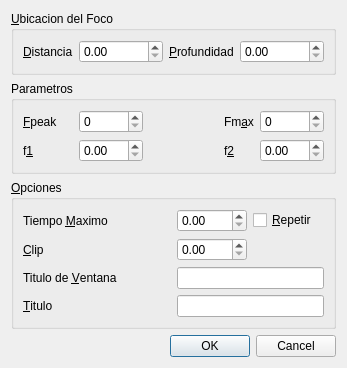
<ui version="4.0" >
 <class>SimulParams</class>
 <widget class="QDialog" name="SimulParams" >
  <property name="geometry" >
   <rect>
    <x>0</x>
    <y>0</y>
    <width>261</width>
    <height>327</height>
   </rect>
  </property>
  <property name="windowTitle" >
   <string>Parametros de Simulacion</string>
  </property>
  <layout class="QVBoxLayout" name="verticalLayout" >
   <item>
    <widget class="QGroupBox" name="groupBox" >
     <property name="title" >
      <string>&amp;Ubicacion del Foco</string>
     </property>
     <layout class="QGridLayout" name="gridLayout_2" >
      <item row="0" column="0" >
       <widget class="QLabel" name="label_5" >
        <property name="text" >
         <string>&amp;Distancia</string>
        </property>
        <property name="buddy" >
         <cstring>sbDistance</cstring>
        </property>
       </widget>
      </item>
      <item row="0" column="1" >
       <widget class="QDoubleSpinBox" name="sbDistance" >
        <property name="maximum" >
         <double>999999.989999999990687</double>
        </property>
        <property name="singleStep" >
         <double>10.000000000000000</double>
        </property>
       </widget>
      </item>
      <item row="0" column="3" >
       <widget class="QLabel" name="label_6" >
        <property name="text" >
         <string>&amp;Profundidad</string>
        </property>
        <property name="buddy" >
         <cstring>sbDepth</cstring>
        </property>
       </widget>
      </item>
      <item row="0" column="4" >
       <widget class="QDoubleSpinBox" name="sbDepth" >
        <property name="maximum" >
         <double>999999.989999999990687</double>
        </property>
        <property name="singleStep" >
         <double>10.000000000000000</double>
        </property>
       </widget>
      </item>
      <item row="0" column="2" >
       <spacer name="horizontalSpacer" >
        <property name="orientation" >
         <enum>Qt::Horizontal</enum>
        </property>
        <property name="sizeHint" stdset="0" >
         <size>
          <width>40</width>
          <height>20</height>
         </size>
        </property>
       </spacer>
      </item>
     </layout>
    </widget>
   </item>
   <item>
    <widget class="QGroupBox" name="groupBox_2" >
     <property name="title" >
      <string>Parametros</string>
     </property>
     <layout class="QGridLayout" name="gridLayout_3" >
      <item row="0" column="0" >
       <widget class="QLabel" name="label_7" >
        <property name="text" >
         <string>&amp;Fpeak     </string>
        </property>
        <property name="buddy" >
         <cstring>sbFpeak</cstring>
        </property>
       </widget>
      </item>
      <item row="0" column="1" >
       <widget class="QSpinBox" name="sbFpeak" />
      </item>
      <item row="0" column="3" >
       <widget class="QLabel" name="label_8" >
        <property name="text" >
         <string>Fm&amp;ax</string>
        </property>
        <property name="buddy" >
         <cstring>sbFmax</cstring>
        </property>
       </widget>
      </item>
      <item row="0" column="4" >
       <widget class="QSpinBox" name="sbFmax" />
      </item>
      <item row="1" column="0" >
       <widget class="QLabel" name="label_9" >
        <property name="text" >
         <string>f&amp;1</string>
        </property>
        <property name="buddy" >
         <cstring>sbDistance_2</cstring>
        </property>
       </widget>
      </item>
      <item row="1" column="1" >
       <widget class="QDoubleSpinBox" name="sbDistance_2" >
        <property name="maximum" >
         <double>999.990000000000009</double>
        </property>
       </widget>
      </item>
      <item row="1" column="3" >
       <widget class="QLabel" name="label_10" >
        <property name="text" >
         <string>f&amp;2</string>
        </property>
        <property name="buddy" >
         <cstring>sbDepth_2</cstring>
        </property>
       </widget>
      </item>
      <item row="1" column="4" >
       <widget class="QDoubleSpinBox" name="sbDepth_2" >
        <property name="maximum" >
         <double>999.990000000000009</double>
        </property>
       </widget>
      </item>
      <item row="0" column="2" >
       <spacer name="horizontalSpacer_2" >
        <property name="orientation" >
         <enum>Qt::Horizontal</enum>
        </property>
        <property name="sizeHint" stdset="0" >
         <size>
          <width>40</width>
          <height>20</height>
         </size>
        </property>
       </spacer>
      </item>
     </layout>
    </widget>
   </item>
   <item>
    <widget class="QGroupBox" name="groupBox_3" >
     <property name="title" >
      <string>&amp;Opciones</string>
     </property>
     <layout class="QGridLayout" name="gridLayout" >
      <item row="0" column="0" colspan="2" >
       <widget class="QLabel" name="label" >
        <property name="text" >
         <string>Tiempo &amp;Maximo</string>
        </property>
        <property name="buddy" >
         <cstring>sbTMax</cstring>
        </property>
       </widget>
      </item>
      <item row="1" column="0" >
       <widget class="QLabel" name="label_4" >
        <property name="text" >
         <string>&amp;Clip</string>
        </property>
        <property name="buddy" >
         <cstring>sbClip</cstring>
        </property>
       </widget>
      </item>
      <item row="2" column="0" colspan="2" >
       <widget class="QLabel" name="label_3" >
        <property name="text" >
         <string>Titulo de &amp;Ventana</string>
        </property>
        <property name="buddy" >
         <cstring>leTitle</cstring>
        </property>
       </widget>
      </item>
      <item row="2" column="2" colspan="2" >
       <widget class="QLineEdit" name="leWindowTitle" />
      </item>
      <item row="3" column="0" colspan="2" >
       <widget class="QLabel" name="label_2" >
        <property name="text" >
         <string>&amp;Titulo</string>
        </property>
        <property name="buddy" >
         <cstring>leTitle</cstring>
        </property>
       </widget>
      </item>
      <item row="3" column="2" colspan="2" >
       <widget class="QLineEdit" name="leTitle" />
      </item>
      <item row="0" column="2" >
       <widget class="QDoubleSpinBox" name="sbTMax" />
      </item>
      <item row="0" column="3" >
       <widget class="QCheckBox" name="chkLoop" >
        <property name="text" >
         <string>&amp;Repetir</string>
        </property>
       </widget>
      </item>
      <item row="1" column="2" >
       <widget class="QDoubleSpinBox" name="sbClip" />
      </item>
     </layout>
    </widget>
   </item>
   <item>
    <widget class="QDialogButtonBox" name="buttonBox" >
     <property name="standardButtons" >
      <set>QDialogButtonBox::Cancel|QDialogButtonBox::Ok</set>
     </property>
    </widget>
   </item>
  </layout>
 </widget>
 <resources/>
 <connections/>
</ui>
